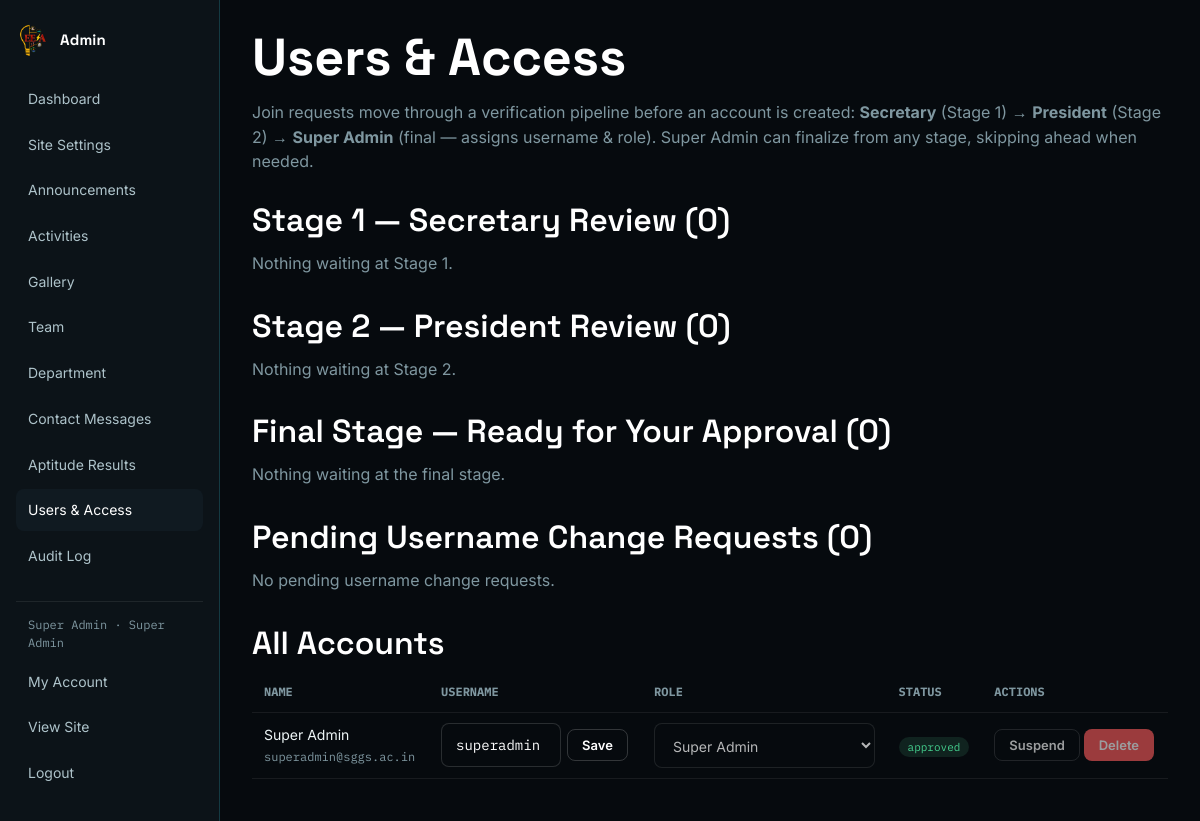
The page /admin/users.php (signed in) on the database its author committed.
### tables this page shows
CREATE TABLE users (
  id INT AUTO_INCREMENT PRIMARY KEY,
  full_name VARCHAR(120) NOT NULL,
  email VARCHAR(150) NOT NULL UNIQUE,
  username VARCHAR(50) UNIQUE DEFAULT NULL,        
  password_hash VARCHAR(255) DEFAULT NULL,           
  role ENUM('super_admin','admin','president','secretary','treasurer','csd','media_head','prm','joint_coordinator','aptitude_manager','member') NOT NULL DEFAULT 'member',
  status ENUM('pending','verifier1_approved','verifier2_approved','approved','rejected','suspended') NOT NULL DEFAULT 'pending',
  ticket_id VARCHAR(20) UNIQUE DEFAULT NULL,         
  email_verified TINYINT(1) NOT NULL DEFAULT 0,
  branch_year VARCHAR(30) DEFAULT NULL,
  phone VARCHAR(20) DEFAULT NULL,
  address VARCHAR(255) DEFAULT NULL,
  bio VARCHAR(500) DEFAULT NULL,
  created_at DATETIME DEFAULT CURRENT_TIMESTAMP,
  verifier1_by INT DEFAULT NULL,
  verifier1_at DATETIME DEFAULT NULL,
  verifier2_by INT DEFAULT NULL,
  verifier2_at DATETIME DEFAULT NULL,
  approved_at DATETIME DEFAULT NULL,
  approved_by INT DEFAULT NULL,
  FOREIGN KEY (approved_by) REFERENCES users(id) ON DELETE SET NULL,
  FOREIGN KEY (verifier1_by) REFERENCES users(id) ON DELETE SET NULL,
  FOREIGN KEY (verifier2_by) REFERENCES users(id) ON DELETE SET NULL
);

### includes/functions.php (called while the page is built, shortened)
<?php
function role_label($role) {
    $labels = [
        'super_admin'       => 'Super Admin',
        'admin'             => 'Admin',
        'president'         => 'President',
        'secretary'         => 'Secretary',
        'treasurer'         => 'Treasurer',
        'csd'               => 'Club Service Director',
        'media_head'        => 'Media Head',
        'prm'               => 'Public Relations Manager',
        'joint_coordinator' => 'Joint Coordinator',
        'aptitude_manager'  => 'Aptitude Manager',
        'member'            => 'Member',
    ];
    return $labels[$role] ?? $role;
}
function h($s) {
    return htmlspecialchars((string)($s ?? ''), ENT_QUOTES, 'UTF-8');
}
function current_user() {
    return $_SESSION['user'] ?? null;
}
function has_role(array $roles) {
    $u = current_user();
    return $u && in_array($u['role'], $roles, true);
}

### admin/users.php (the view, shortened to what this page needs)
<?php
require_once __DIR__ . '/../config.php';
$activeSection = 'users';
$isSuperAdmin = has_role(['super_admin']);
$isSecretary = has_role(['secretary']);
$isPresident = has_role(['president']);
$stage1Queue = ($isSecretary || $isSuperAdmin)
    ? $pdo->prepare("SELECT * FROM users WHERE status = ? ORDER BY created_at DESC")
    : null;
if ($stage1Queue) { $stage1Queue->execute(['pending']); $stage1Queue = $stage1Queue->fetchAll(); } else { $stage1Queue = []; }
$stage2Queue = ($isPresident || $isSuperAdmin)
    ? $pdo->prepare("SELECT * FROM users WHERE status = ? ORDER BY created_at DESC")
    : null;
if ($stage2Queue) { $stage2Queue->execute(['verifier1_approved']); $stage2Queue = $stage2Queue->fetchAll(); } else { $stage2Queue = []; }
$finalQueue = [];
$approved = [];
$usernameRequests = [];
if ($isSuperAdmin) {
    $finalQueue = $pdo->prepare("SELECT * FROM users WHERE status = ? ORDER BY created_at DESC");
    $finalQueue->execute(['verifier2_approved']);
    $finalQueue = $finalQueue->fetchAll();
    $approved = $pdo->query("SELECT * FROM users WHERE status IN ('approved','suspended') ORDER BY role, full_name")->fetchAll();
    $usernameRequests = $pdo->prepare("SELECT ur.*, u.full_name FROM username_requests ur JOIN users u ON u.id = ur.user_id WHERE ur.status = ? ORDER BY ur.created_at DESC");
    $usernameRequests->execute(['pending']);
    $usernameRequests = $usernameRequests->fetchAll();
}
require __DIR__ . '/layout_header.php';
?>
<h1>Users &amp; Access</h1>
<p class="muted">Join requests move through a verification pipeline before an account is created:
<strong>Secretary</strong> (Stage 1) &rarr; <strong>President</strong> (Stage 2) &rarr; <strong>Super Admin</strong>
(final — assigns username &amp; role). Super Admin can finalize from any stage, skipping ahead when needed.</p>
<?php if ($isSecretary || $isSuperAdmin): ?>
<h2 style="margin-top:28px">Stage 1 — Secretary Review (<?= count($stage1Queue) ?>)</h2>
<?php if (!$stage1Queue): ?><p class="muted">Nothing waiting at Stage 1.</p><?php endif; ?>
<?php endif; ?>
<?php if ($isPresident || $isSuperAdmin): ?>
<h2 style="margin-top:32px">Stage 2 — President Review (<?= count($stage2Queue) ?>)</h2>
<?php if (!$stage2Queue): ?><p class="muted">Nothing waiting at Stage 2.</p><?php endif; ?>
<?php endif; ?>
<?php if ($isSuperAdmin): ?>
<h2 style="margin-top:32px">Final Stage — Ready for Your Approval (<?= count($finalQueue) ?>)</h2>
<?php if (!$finalQueue): ?><p class="muted">Nothing waiting at the final stage.</p><?php endif; ?>
<h2 style="margin-top:32px">Pending Username Change Requests (<?= count($usernameRequests) ?>)</h2>
<?php if (!$usernameRequests): ?><p class="muted">No pending username change requests.</p><?php endif; ?>
<h2 style="margin-top:32px">All Accounts</h2>
<table class="admin-table">
  <tr><th>Name</th><th>Username</th><th>Role</th><th>Status</th><th>Actions</th></tr>
  <?php foreach ($approved as $a): ?>
    <tr>
      <td><?= h($a['full_name']) ?><br><span class="muted mono" style="font-size:12px"><?= h($a['email']) ?></span></td>
      <td>
        <form method="POST" style="display:flex;gap:6px;align-items:center">
          <input name="new_username" value="<?= h($a['username']) ?>" class="mono" style="width:120px">
          <button class="btn btn-outline btn-sm" type="submit" name="edit_username">Save</button>
        </form>
      </td>
      <td>
        <form method="POST" style="display:flex;gap:6px;align-items:center">
          <select name="role" onchange="this.form.submit()" <?= $a['id']===current_user()['id']?'disabled':'' ?>>
            <?php foreach (ALL_ROLES as $r): ?>
              <option value="<?= h($r) ?>" <?= $a['role']===$r?'selected':'' ?>><?= h(role_label($r)) ?></option>
            <?php endforeach; ?>
          </select>
        </form>
      </td>
      <td><span class="pill pill-<?= h($a['status']) ?>"><?= h($a['status']) ?></span></td>
      <td>
        <form method="POST" style="display:inline">
          <button class="btn btn-outline btn-sm" type="submit" name="toggle_suspend" <?= $a['id']===current_user()['id']?'disabled':'' ?>>
            <?= $a['status']==='approved'?'Suspend':'Reactivate' ?>
          </button>
        </form>
        <form method="POST" style="display:inline" onsubmit="return confirm('Delete this account permanently?')">
          <button class="btn btn-danger btn-sm" type="submit" name="delete_user" <?= $a['id']===current_user()['id']?'disabled':'' ?>>Delete</button>
        </form>
      </td>
    </tr>
  <?php endforeach; ?>
</table>
<?php endif; ?>
<?php require __DIR__ . '/layout_footer.php'; ?>

### admin/layout_header.php (shortened to what this page needs)
<?php
$u = current_user();
$activeSection = $activeSection ?? '';
?>
<!doctype html>
<html lang="en">
<head>
<link rel="stylesheet" href="<?= BASE_URL ?>/assets/css/style.css">
</head>
<body>
<div class="admin-shell">
  <aside class="admin-side">
    <div class="brand" style="margin-bottom:22px">
      <?php $logoPath = __DIR__ . '/../assets/img/logo.png'; ?>
      <?php if (file_exists($logoPath)): ?>
        <img src="<?= BASE_URL ?>/assets/img/logo.png" alt="EESA logo" style="width:32px;height:32px;border-radius:8px;object-fit:cover">
      <?php else: ?>
        <span class="brand-mark">EE</span>
      <?php endif; ?>
      <span class="brand-name" style="font-size:15px">Admin</span>
    </div>
    <a href="<?= BASE_URL ?>/admin/dashboard.php" class="<?= $activeSection==='dashboard'?'active':'' ?>">Dashboard</a>
    <?php if (has_role(CONTENT_ADMIN_ROLES)): ?>
      <a href="<?= BASE_URL ?>/admin/settings.php" class="<?= $activeSection==='settings'?'active':'' ?>">Site Settings</a>
      <a href="<?= BASE_URL ?>/admin/announcements.php" class="<?= $activeSection==='announcements'?'active':'' ?>">Announcements</a>
      <a href="<?= BASE_URL ?>/admin/activities.php" class="<?= $activeSection==='activities'?'active':'' ?>">Activities</a>
      <a href="<?= BASE_URL ?>/admin/gallery.php" class="<?= $activeSection==='gallery'?'active':'' ?>">Gallery</a>
      <a href="<?= BASE_URL ?>/admin/team.php" class="<?= $activeSection==='team'?'active':'' ?>">Team</a>
      <a href="<?= BASE_URL ?>/admin/department.php" class="<?= $activeSection==='department'?'active':'' ?>">Department</a>
      <a href="<?= BASE_URL ?>/admin/messages.php" class="<?= $activeSection==='messages'?'active':'' ?>">Contact Messages</a>
    <?php endif; ?>
    <?php if (has_role(APTITUDE_ROLES)): ?>
      <a href="<?= BASE_URL ?>/admin/aptitude.php" class="<?= $activeSection==='aptitude'?'active':'' ?>">Aptitude Results</a>
    <?php endif; ?>
    <?php if (has_role(['super_admin', 'secretary', 'president'])): ?>
      <a href="<?= BASE_URL ?>/admin/users.php" class="<?= $activeSection==='users'?'active':'' ?>">Users &amp; Access</a>
    <?php endif; ?>
    <?php if (has_role(['super_admin'])): ?>
      <a href="<?= BASE_URL ?>/admin/audit.php" class="<?= $activeSection==='audit'?'active':'' ?>">Audit Log</a>
    <?php endif; ?>
    <div style="margin-top:24px;border-top:1px solid rgba(255,255,255,0.08);padding-top:14px">
      <div class="mono muted" style="font-size:12px;padding:0 12px 8px"><?= h($u['full_name']) ?> · <?= h(role_label($u['role'])) ?></div>
      <a href="<?= BASE_URL ?>/pages/account.php">My Account</a>
      <a href="<?= BASE_URL ?>/index.php">View Site</a>
      <a href="<?= BASE_URL ?>/logout.php">Logout</a>
    </div>
  </aside>
  <main class="admin-main">

### assets/css/style.css (style rules this page uses)
:root { --navy: #060a0e; --navy-2: #0c1318; --navy-3: #101a21; --paper: #eef6f7; --ink: #060a0e; --slate: #7f97a0; --slate-lt: #aec3ca; --copper: #35d4e8; --copper-lt: #7fe8f5; --spark: #f5c518; --spark-lt: #ffe066; --line: rgba(53,212,232,0.20); --ok: #45d18f; --warn: #f5c518; --danger: #ff5d5d; --font-display: 'Space Grotesk', system-ui, sans-serif; --font-body: 'Inter', system-ui, sans-serif; --font-mono: 'IBM Plex Mono', monospace; --radius: 10px; --maxw: 1140px; }
* { box-sizing:border-box; }
html { scroll-behavior:smooth; }
body { margin:0; background:var(--navy); color:var(--paper); font-family:var(--font-body); line-height:1.55; -webkit-font-smoothing:antialiased; }
img { max-width:100%; display:block; }
a { color:inherit; text-decoration:none; }
h1,h2,h3,h4 { font-family:var(--font-display); margin:0 0 12px; color:#fff; line-height:1.15; }
h1 { font-size:clamp(32px,5vw,52px); font-weight:700; }
h2 { font-size:clamp(24px,3vw,32px); font-weight:600; }
p { color:var(--slate-lt); margin:0 0 14px; }
.muted { color:var(--slate); }
.mono { font-family:var(--font-mono); }
.btn { display:inline-flex; align-items:center; gap:8px; font-family:var(--font-body); font-weight:600; font-size:14px; padding:11px 20px; border-radius:8px; border:1px solid transparent; cursor:pointer; transition:transform .15s ease, background .15s ease; }
.btn-outline { background:transparent; border-color:rgba(255,255,255,0.18); color:#fff; }
.btn-danger { background:var(--danger); color:#fff; }
.btn-sm { padding:7px 14px; font-size:13px; }
.btn[disabled] { opacity:.6; cursor:not-allowed; }
.brand { display:flex; align-items:center; gap:12px; }
.brand-name { font-family:var(--font-display); font-weight:700; font-size:18px; color:#fff; letter-spacing:0.01em; }
input, select, textarea { background:var(--navy); border:1px solid rgba(255,255,255,0.14); border-radius:8px; padding:12px 14px; color:#fff; font-family:var(--font-body); font-size:14px; width:100%; }
.admin-shell { display:grid; grid-template-columns:220px 1fr; gap:0; min-height:100vh; }
.admin-side { background:var(--navy-2); border-right:1px solid var(--line); padding:24px 16px; }
.admin-side a { display:block; padding:10px 12px; border-radius:8px; color:var(--slate-lt); font-size:14px; margin-bottom:4px; }
.admin-side a.active, .admin-side a:hover { background:var(--navy-3); color:#fff; }
.admin-main { padding:28px 32px; }
table.admin-table { width:100%; border-collapse:collapse; font-size:14px; }
table.admin-table th, table.admin-table td { padding:10px 12px; border-bottom:1px solid rgba(255,255,255,0.07); text-align:left; }
table.admin-table th { font-family:var(--font-mono); font-size:12px; text-transform:uppercase; color:var(--slate); }
.pill { font-family:var(--font-mono); font-size:11px; padding:3px 9px; border-radius:20px; }
.pill-approved { background:rgba(76,175,130,0.15); color:var(--ok); }

### rows shown on the page
users: full_name "Super Admin", role "Super Admin", email "superadmin@sggs.ac.in", new_username "superadmin", status "approved", shows "Suspend"

### other values the page prints
count($stage1Queue) "0"
count($stage2Queue) "0"
count($finalQueue) "0"
count($usernameRequests) "0"
form field role "Super Admin"
